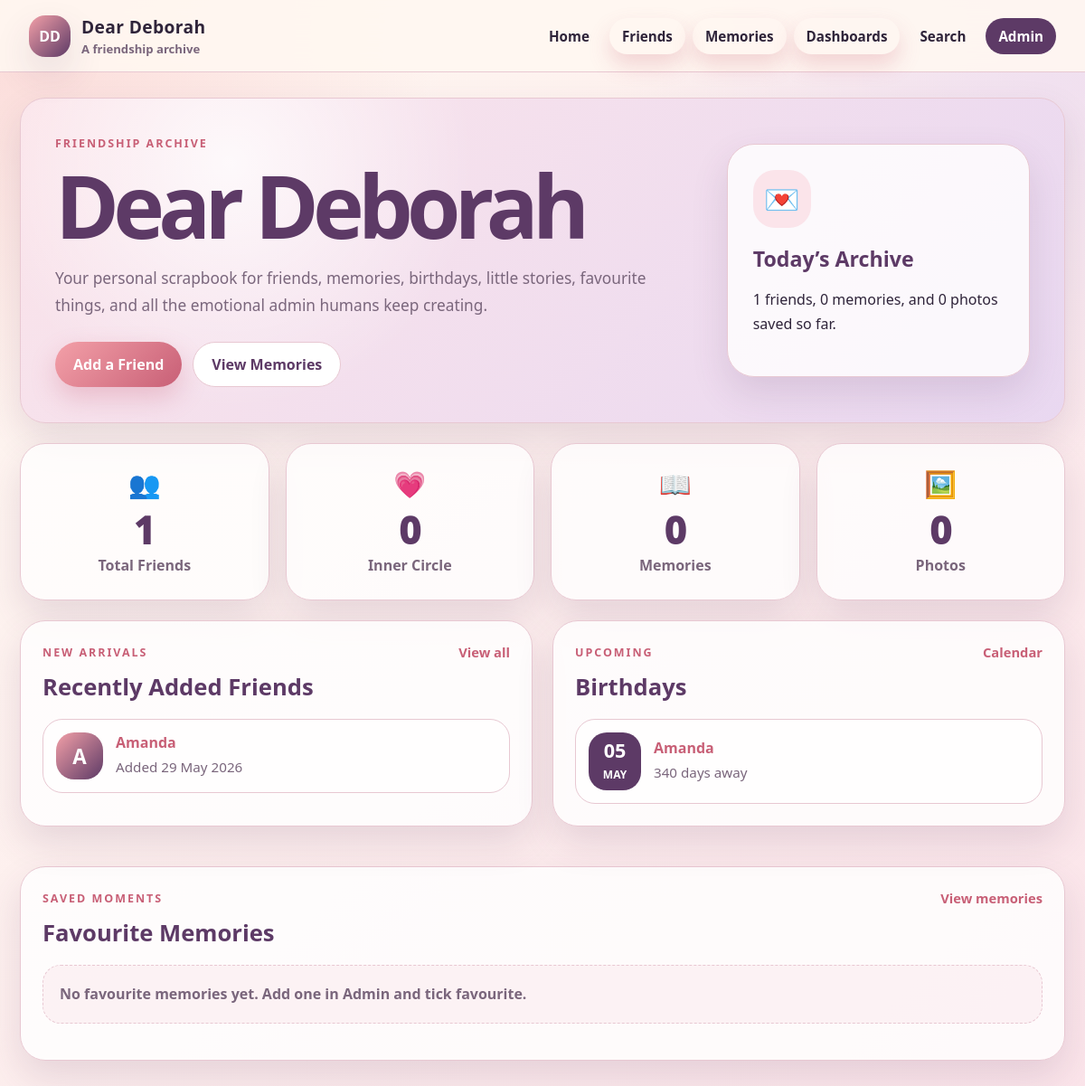
/, run on an earlier commit of the app's database.
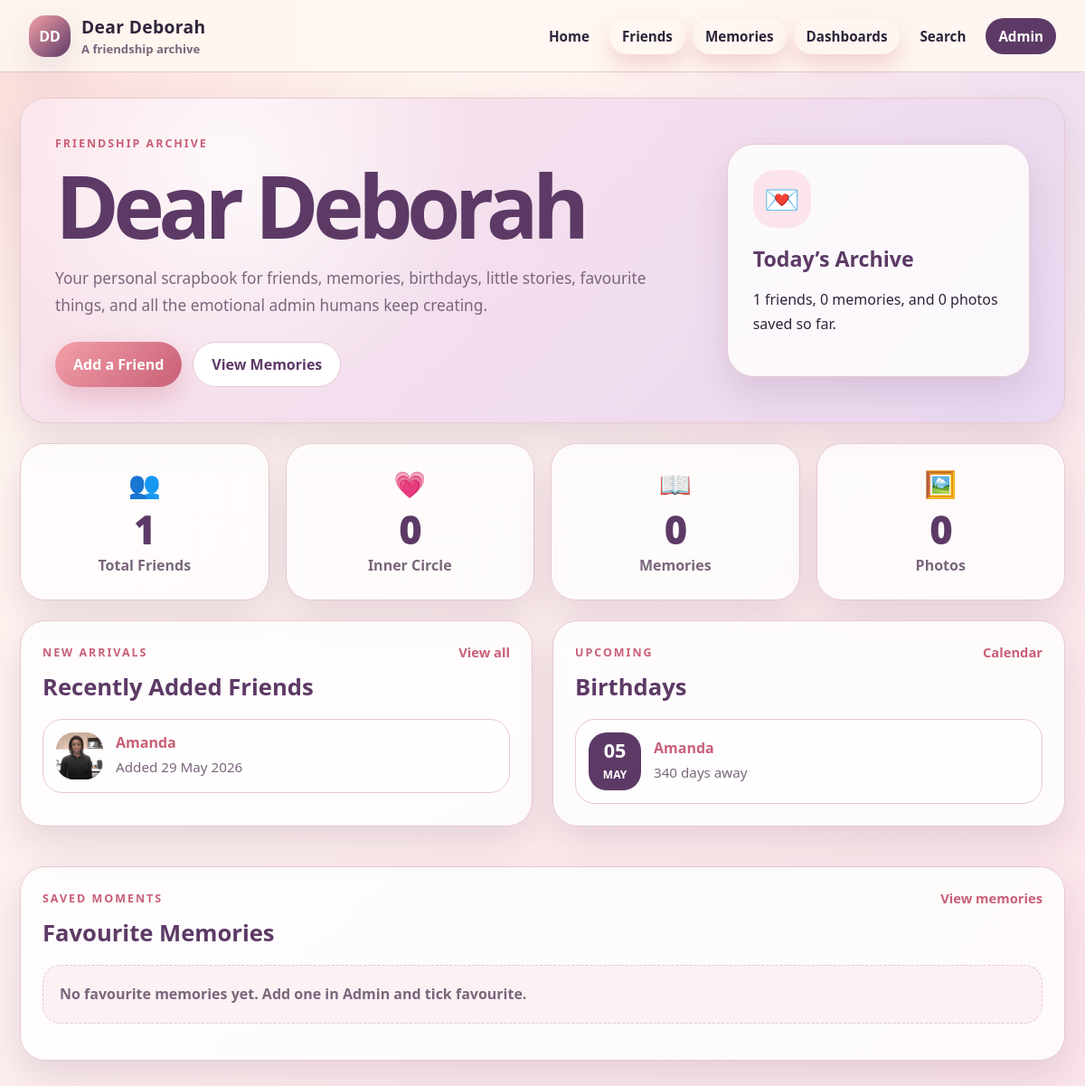
And on a later commit of the database.
### friends/models.py (models this page shows, shortened)
class Friend(models.Model):
    TIER_CHOICES = [
        ("inner_circle", "Inner Circle"),
        ("friend", "Friend"),
        ("archive", "Archive"),
    ]
    MBTI_CHOICES = [
        ("", "Unknown / Not added"),
        ("INTJ", "INTJ"),
        ("INTP", "INTP"),
        ("ENTJ", "ENTJ"),
        ("ENTP", "ENTP"),
        ("INFJ", "INFJ"),
        ("INFP", "INFP"),
        ("ENFJ", "ENFJ"),
        ("ENFP", "ENFP"),
        ("ISTJ", "ISTJ"),
        ("ISFJ", "ISFJ"),
        ("ESTJ", "ESTJ"),
        ("ESFJ", "ESFJ"),
        ("ISTP", "ISTP"),
        ("ISFP", "ISFP"),
        ("ESTP", "ESTP"),
        ("ESFP", "ESFP"),
    ]
    ZODIAC_CHOICES = [
        ("", "Unknown / Not added"),
        ("Aries", "Aries"),
        ("Taurus", "Taurus"),
        ("Gemini", "Gemini"),
        ("Cancer", "Cancer"),
        ("Leo", "Leo"),
        ("Virgo", "Virgo"),
        ("Libra", "Libra"),
        ("Scorpio", "Scorpio"),
        ("Sagittarius", "Sagittarius"),
        ("Capricorn", "Capricorn"),
        ("Aquarius", "Aquarius"),
        ("Pisces", "Pisces"),
    ]
    MORNING_NIGHT_CHOICES = [
        ("", "Unknown / Not added"),
        ("morning", "Morning person"),
        ("night", "Night person"),
        ("both", "Both"),
        ("neither", "Neither"),
    ]
    SOURCE_CHOICES = [
        ("manual", "Manual entry"),
        ("google_form", "Google Form"),
        ("spreadsheet", "Spreadsheet"),
        ("other", "Other"),
    ]
    first_name = models.CharField(max_length=80)
    last_name = models.CharField(max_length=80, blank=True)
    nickname = models.CharField(max_length=80, blank=True)
    profile_picture = models.ImageField(
        upload_to="friend_profiles/",
        blank=True,
        null=True,
    )
    birthday = models.DateField(blank=True, null=True)
    how_we_met = models.TextField(blank=True)
    connection_group = models.ForeignKey(
        ConnectionGroup,
        on_delete=models.SET_NULL,
        blank=True,
        null=True,
        related_name="friends",
    )
    tier = models.CharField(max_length=30, choices=TIER_CHOICES, default="friend")
    favourite_colour = models.CharField(max_length=80, blank=True)
    favourite_food = models.CharField(max_length=120, blank=True)
    favourite_restaurant = models.CharField(max_length=120, blank=True)
    favourite_alcoholic_drink = models.CharField(max_length=120, blank=True)
    favourite_season = models.CharField(max_length=80, blank=True)
    morning_or_night = models.CharField(
        max_length=20,
        choices=MORNING_NIGHT_CHOICES,
        blank=True,
    )
    mbti = models.CharField(max_length=10, choices=MBTI_CHOICES, blank=True)
    zodiac = models.CharField(max_length=20, choices=ZODIAC_CHOICES, blank=True)
    hobbies = models.TextField(blank=True)
    sports_team = models.CharField(max_length=120, blank=True)
    notes = models.TextField(blank=True)
    data_source = models.CharField(max_length=30, choices=SOURCE_CHOICES, default="manual")
    created_at = models.DateTimeField(auto_now_add=True)
    updated_at = models.DateTimeField(auto_now=True)
    class Meta:
        ordering = ["first_name", "last_name"]
    @property
    def full_name(self):
        name = f"{self.first_name} {self.last_name}".strip()
        return name
    @property
    def display_name(self):
        if self.nickname:
            return f"{self.full_name} ({self.nickname})"
        return self.full_name
    @property
    def next_birthday_date(self):
        if not self.birthday:
            return None
        today = date.today()
        try:
            next_birthday = date(today.year, self.birthday.month, self.birthday.day)
        except ValueError:
            next_birthday = date(today.year, 3, 1)
        if next_birthday < today:
            try:
                next_birthday = date(today.year + 1, self.birthday.month, self.birthday.day)
            except ValueError:
                next_birthday = date(today.year + 1, 3, 1)
        return next_birthday
    @property
    def days_until_birthday(self):
        next_birthday = self.next_birthday_date
        if not next_birthday:
            return None
        return (next_birthday - date.today()).days
    def get_absolute_url(self):
        return reverse("friends:friend_profile", args=[self.pk])

### friends/views.py (the view)
# urls.py: path("", views.home, name="home"),
def home(request):
    friend_count = Friend.objects.count()
    memory_count = Memory.objects.count()
    photo_count = Photo.objects.count()
    inner_circle_count = Friend.objects.filter(tier="inner_circle").count()
    recent_friends = Friend.objects.order_by("-created_at")[:5]
    friends_with_birthdays = list(Friend.objects.exclude(birthday__isnull=True))
    upcoming_birthdays = sorted(
        friends_with_birthdays,
        key=lambda friend: friend.days_until_birthday,
    )[:5]
    favourite_memories = Memory.objects.filter(is_favourite=True)[:4]
    context = {
        "friend_count": friend_count,
        "memory_count": memory_count,
        "photo_count": photo_count,
        "inner_circle_count": inner_circle_count,
        "recent_friends": recent_friends,
        "upcoming_birthdays": upcoming_birthdays,
        "favourite_memories": favourite_memories,
    }
    return render(request, "friends/home.html", context)

### templates/friends/home.html (shortened to what the changed rows need)
{% extends "base.html" %}
{% block content %}
<section class="home-hero">
    <div class="hero-text">
        <h2>Dear Deborah</h2>
    </div>
</section>
<div class="home-grid">
    <section class="dashboard-panel">
        {% if recent_friends %}
            <div class="friend-list">
                {% for friend in recent_friends %}
                    <article class="mini-card">
                        <div class="mini-avatar">
                            {% if friend.profile_picture %}
                                <img src="{{ friend.profile_picture.url }}" alt="{{ friend.display_name }}">
                            {% else %}
                                <span>{{ friend.first_name|first }}</span>
                            {% endif %}
                        </div>
                        <div>
                            <h4>
                                <a href="{{ friend.get_absolute_url }}">{{ friend.display_name }}</a>
                            </h4>
                            <p>Added {{ friend.created_at|date:"d M Y" }}</p>
                        </div>
                    </article>
                {% endfor %}
            </div>
        {% else %}
            <p class="empty-state">No friends added yet. The archive is waiting, dramatically.</p>
        {% endif %}
    </section>
    <section class="dashboard-panel">
        {% if upcoming_birthdays %}
            <div class="birthday-list">
                {% for friend in upcoming_birthdays %}
                    <article class="birthday-card">
                        <div class="birthday-badge">
                            <strong>{{ friend.birthday|date:"d" }}</strong>
                            <span>{{ friend.birthday|date:"M" }}</span>
                        </div>
                        <div>
                            <h4>
                                <a href="{{ friend.get_absolute_url }}">{{ friend.display_name }}</a>
                            </h4>
                            {% if friend.days_until_birthday == 0 %}
                                <p>Birthday is today 🎂</p>
                            {% else %}
                                <p>{{ friend.days_until_birthday }} days away</p>
                            {% endif %}
                        </div>
                    </article>
                {% endfor %}
            </div>
        {% else %}
            <p class="empty-state">No birthdays added yet. Suspiciously immortal behaviour.</p>
        {% endif %}
    </section>
</div>
{% endblock %}

What changed in the data, as far as the page shows it:
changed Friend "Amanda": profile_picture: picture added; first_name|first "A" → (not shown)
